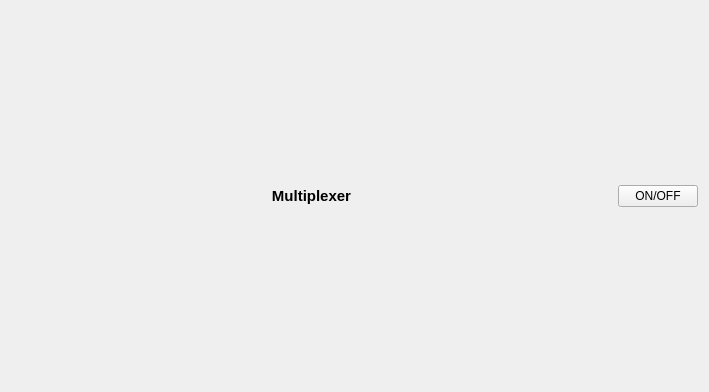
<?xml version="1.0" encoding="UTF-8"?>
<ui version="4.0">
 <class>Form</class>
 <widget class="QWidget" name="Form">
  <property name="geometry">
   <rect>
    <x>0</x>
    <y>0</y>
    <width>709</width>
    <height>392</height>
   </rect>
  </property>
  <property name="maximumSize">
   <size>
    <width>769</width>
    <height>450</height>
   </size>
  </property>
  <property name="windowTitle">
   <string>Form</string>
  </property>
  <layout class="QVBoxLayout" name="verticalLayout">
   <item>
    <layout class="QGridLayout" name="gridLayout" rowstretch="1,0" columnstretch="10,0,0">
     <item row="0" column="0" colspan="2">
      <widget class="QLabel" name="label_widget">
       <property name="sizePolicy">
        <sizepolicy hsizetype="Preferred" vsizetype="Fixed">
         <horstretch>0</horstretch>
         <verstretch>0</verstretch>
        </sizepolicy>
       </property>
       <property name="font">
        <font>
         <pointsize>11</pointsize>
         <weight>75</weight>
         <bold>true</bold>
        </font>
       </property>
       <property name="text">
        <string>Multiplexer</string>
       </property>
       <property name="alignment">
        <set>Qt::AlignCenter</set>
       </property>
      </widget>
     </item>
     <item row="0" column="2">
      <widget class="QPushButton" name="pushButton">
       <property name="sizePolicy">
        <sizepolicy hsizetype="Fixed" vsizetype="Fixed">
         <horstretch>0</horstretch>
         <verstretch>0</verstretch>
        </sizepolicy>
       </property>
       <property name="minimumSize">
        <size>
         <width>0</width>
         <height>0</height>
        </size>
       </property>
       <property name="text">
        <string>ON/OFF</string>
       </property>
       <property name="checkable">
        <bool>true</bool>
       </property>
      </widget>
     </item>
     <item row="1" column="0" colspan="3">
      <layout class="QGridLayout" name="grid">
       <property name="leftMargin">
        <number>0</number>
       </property>
       <property name="spacing">
        <number>0</number>
       </property>
      </layout>
     </item>
    </layout>
   </item>
  </layout>
 </widget>
 <resources/>
 <connections/>
</ui>
